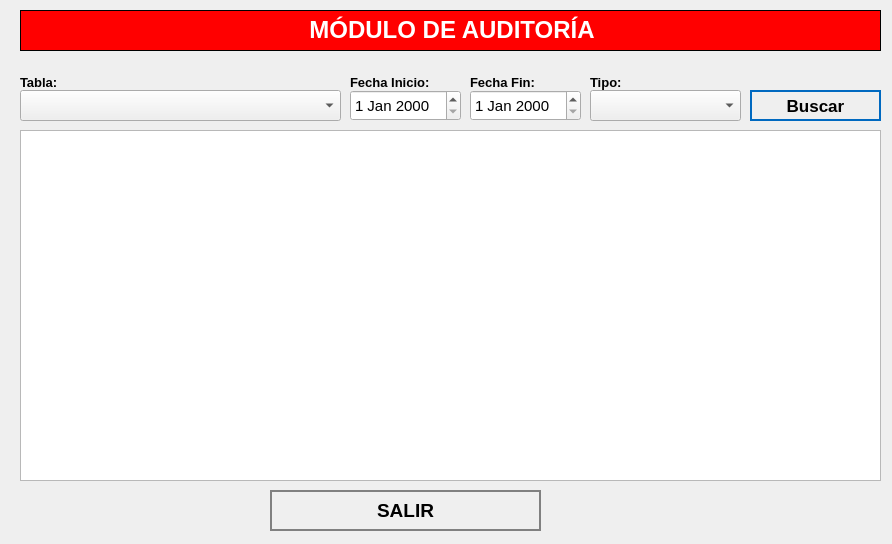
<?xml version="1.0" encoding="UTF-8"?>
<ui version="4.0">
 <class>NewBook</class>
 <widget class="QWidget" name="NewBook">
  <property name="geometry">
   <rect>
    <x>0</x>
    <y>0</y>
    <width>892</width>
    <height>544</height>
   </rect>
  </property>
  <property name="windowTitle">
   <string>Nuevo Registro</string>
  </property>
  <property name="styleSheet">
   <string notr="true">QPushButton
{	
	height: 2em;
 	border-style: solid;
	border-width: 2px;
 	border-color: grey;
	font-weight: bold;
}

QPushButton:hover
{
   	background-color:grey;
	color:white;
}</string>
  </property>
  <widget class="QLabel" name="label">
   <property name="geometry">
    <rect>
     <x>20</x>
     <y>10</y>
     <width>861</width>
     <height>41</height>
    </rect>
   </property>
   <property name="font">
    <font>
     <underline>false</underline>
    </font>
   </property>
   <property name="autoFillBackground">
    <bool>false</bool>
   </property>
   <property name="styleSheet">
    <string notr="true">background-color: red;</string>
   </property>
   <property name="frameShape">
    <enum>QFrame::Box</enum>
   </property>
   <property name="text">
    <string>&lt;html&gt;&lt;head/&gt;&lt;body&gt;&lt;p align=&quot;center&quot;&gt;&lt;span style=&quot; font-size:18pt; font-weight:600; color:#ffffff;&quot;&gt;MÓDULO DE AUDITORÍA&lt;/span&gt;&lt;/p&gt;&lt;/body&gt;&lt;/html&gt;</string>
   </property>
  </widget>
  <widget class="QLabel" name="label_autoriza">
   <property name="geometry">
    <rect>
     <x>20</x>
     <y>70</y>
     <width>101</width>
     <height>25</height>
    </rect>
   </property>
   <property name="text">
    <string>&lt;html&gt;&lt;head/&gt;&lt;body&gt;&lt;p&gt;&lt;span style=&quot; font-size:10pt; font-weight:600;&quot;&gt;Tabla:&lt;/span&gt;&lt;/p&gt;&lt;/body&gt;&lt;/html&gt;</string>
   </property>
  </widget>
  <widget class="QPushButton" name="searchButton">
   <property name="geometry">
    <rect>
     <x>750</x>
     <y>90</y>
     <width>131</width>
     <height>31</height>
    </rect>
   </property>
   <property name="font">
    <font>
     <pointsize>13</pointsize>
     <weight>75</weight>
     <bold>true</bold>
    </font>
   </property>
   <property name="cursor">
    <cursorShape>PointingHandCursor</cursorShape>
   </property>
   <property name="styleSheet">
    <string notr="true">QPushButton
{	
	height: 2em;
 	border-style: solid;
	border-width: 2px;
 	border-color: #0069c0;
	font-weight: bold;
}

QPushButton:hover
{
   	background-color:#0069c0;
	color:white;
}</string>
   </property>
   <property name="text">
    <string>Buscar</string>
   </property>
   <property name="icon">
    <iconset>
     <normaloff>../assets/icons/search-icon.png</normaloff>../assets/icons/search-icon.png</iconset>
   </property>
   <property name="iconSize">
    <size>
     <width>30</width>
     <height>30</height>
    </size>
   </property>
   <property name="autoDefault">
    <bool>true</bool>
   </property>
   <property name="default">
    <bool>true</bool>
   </property>
   <property name="flat">
    <bool>true</bool>
   </property>
  </widget>
  <widget class="QPushButton" name="cancelButton">
   <property name="geometry">
    <rect>
     <x>270</x>
     <y>490</y>
     <width>271</width>
     <height>41</height>
    </rect>
   </property>
   <property name="font">
    <font>
     <pointsize>14</pointsize>
     <weight>75</weight>
     <bold>true</bold>
    </font>
   </property>
   <property name="cursor">
    <cursorShape>PointingHandCursor</cursorShape>
   </property>
   <property name="styleSheet">
    <string notr="true">QPushButton
{	
	height: 2em;
 	border-style: solid;
	border-width: 2px;
 	border-color: grey;
	font-weight: bold;
}

QPushButton:hover
{
   	background-color:grey;
	color:white;
}</string>
   </property>
   <property name="text">
    <string>SALIR</string>
   </property>
   <property name="icon">
    <iconset>
     <normaloff>../assets/icons/cancel-icon.png</normaloff>../assets/icons/cancel-icon.png</iconset>
   </property>
   <property name="iconSize">
    <size>
     <width>30</width>
     <height>30</height>
    </size>
   </property>
   <property name="autoDefault">
    <bool>true</bool>
   </property>
   <property name="default">
    <bool>true</bool>
   </property>
   <property name="flat">
    <bool>true</bool>
   </property>
  </widget>
  <widget class="QLabel" name="label_aquienVisita">
   <property name="geometry">
    <rect>
     <x>350</x>
     <y>70</y>
     <width>111</width>
     <height>25</height>
    </rect>
   </property>
   <property name="text">
    <string>&lt;html&gt;&lt;head/&gt;&lt;body&gt;&lt;p&gt;&lt;span style=&quot; font-size:10pt; font-weight:600;&quot;&gt;Fecha Inicio:&lt;/span&gt;&lt;/p&gt;&lt;/body&gt;&lt;/html&gt;</string>
   </property>
  </widget>
  <widget class="QTableWidget" name="tableAuditoria">
   <property name="geometry">
    <rect>
     <x>20</x>
     <y>130</y>
     <width>861</width>
     <height>351</height>
    </rect>
   </property>
   <property name="autoFillBackground">
    <bool>true</bool>
   </property>
   <property name="lineWidth">
    <number>5</number>
   </property>
   <property name="editTriggers">
    <set>QAbstractItemView::NoEditTriggers</set>
   </property>
   <property name="textElideMode">
    <enum>Qt::ElideLeft</enum>
   </property>
   <attribute name="horizontalHeaderMinimumSectionSize">
    <number>10</number>
   </attribute>
  </widget>
  <widget class="QDateEdit" name="inputFechaInicio">
   <property name="geometry">
    <rect>
     <x>350</x>
     <y>90</y>
     <width>111</width>
     <height>31</height>
    </rect>
   </property>
   <property name="font">
    <font>
     <pointsize>11</pointsize>
     <weight>50</weight>
     <bold>false</bold>
    </font>
   </property>
  </widget>
  <widget class="QDateEdit" name="inputFechaFin">
   <property name="geometry">
    <rect>
     <x>470</x>
     <y>90</y>
     <width>111</width>
     <height>31</height>
    </rect>
   </property>
   <property name="font">
    <font>
     <pointsize>11</pointsize>
     <weight>50</weight>
     <bold>false</bold>
    </font>
   </property>
  </widget>
  <widget class="QLabel" name="label_aquienVisita_2">
   <property name="geometry">
    <rect>
     <x>470</x>
     <y>70</y>
     <width>111</width>
     <height>25</height>
    </rect>
   </property>
   <property name="text">
    <string>&lt;html&gt;&lt;head/&gt;&lt;body&gt;&lt;p&gt;&lt;span style=&quot; font-size:10pt; font-weight:600;&quot;&gt;Fecha Fin:&lt;/span&gt;&lt;/p&gt;&lt;/body&gt;&lt;/html&gt;</string>
   </property>
  </widget>
  <widget class="QComboBox" name="cbTipo">
   <property name="geometry">
    <rect>
     <x>590</x>
     <y>90</y>
     <width>151</width>
     <height>31</height>
    </rect>
   </property>
   <property name="font">
    <font>
     <pointsize>12</pointsize>
    </font>
   </property>
   <property name="editable">
    <bool>false</bool>
   </property>
  </widget>
  <widget class="QLabel" name="label_aquienVisita_3">
   <property name="geometry">
    <rect>
     <x>590</x>
     <y>70</y>
     <width>131</width>
     <height>25</height>
    </rect>
   </property>
   <property name="text">
    <string>&lt;html&gt;&lt;head/&gt;&lt;body&gt;&lt;p&gt;&lt;span style=&quot; font-size:10pt; font-weight:600;&quot;&gt;Tipo:&lt;/span&gt;&lt;/p&gt;&lt;/body&gt;&lt;/html&gt;</string>
   </property>
  </widget>
  <widget class="QComboBox" name="cbTabla">
   <property name="geometry">
    <rect>
     <x>20</x>
     <y>90</y>
     <width>321</width>
     <height>31</height>
    </rect>
   </property>
   <property name="font">
    <font>
     <pointsize>12</pointsize>
    </font>
   </property>
   <property name="editable">
    <bool>false</bool>
   </property>
  </widget>
 </widget>
 <tabstops>
  <tabstop>searchButton</tabstop>
  <tabstop>cancelButton</tabstop>
 </tabstops>
 <resources/>
 <connections/>
</ui>
